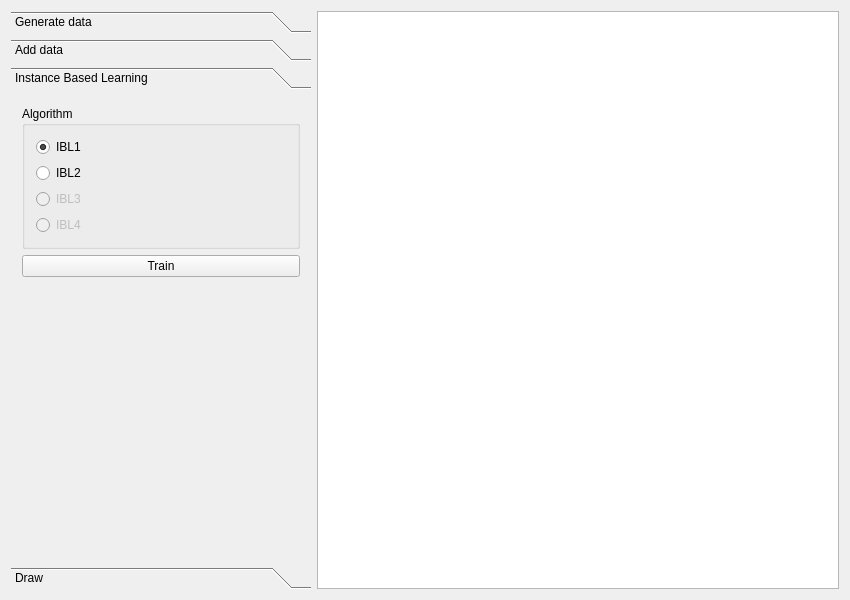
<?xml version="1.0" encoding="UTF-8"?>
<ui version="4.0">
 <class>MainWindow</class>
 <widget class="QMainWindow" name="MainWindow">
  <property name="geometry">
   <rect>
    <x>0</x>
    <y>0</y>
    <width>850</width>
    <height>600</height>
   </rect>
  </property>
  <property name="windowTitle">
   <string>MainWindow</string>
  </property>
  <widget class="QWidget" name="centralWidget">
   <layout class="QHBoxLayout" name="horizontalLayout">
    <item>
     <widget class="QToolBox" name="ToolBox">
      <property name="sizePolicy">
       <sizepolicy hsizetype="Preferred" vsizetype="Preferred">
        <horstretch>0</horstretch>
        <verstretch>0</verstretch>
       </sizepolicy>
      </property>
      <property name="minimumSize">
       <size>
        <width>300</width>
        <height>400</height>
       </size>
      </property>
      <property name="maximumSize">
       <size>
        <width>300</width>
        <height>16777215</height>
       </size>
      </property>
      <property name="currentIndex">
       <number>2</number>
      </property>
      <widget class="QWidget" name="page">
       <property name="geometry">
        <rect>
         <x>0</x>
         <y>0</y>
         <width>300</width>
         <height>453</height>
        </rect>
       </property>
       <attribute name="label">
        <string>Generate data</string>
       </attribute>
       <layout class="QVBoxLayout" name="verticalLayout_2">
        <item>
         <widget class="QTabWidget" name="GenerateDataTabWidget">
          <property name="currentIndex">
           <number>1</number>
          </property>
          <widget class="QWidget" name="tab_2">
           <attribute name="title">
            <string>Random</string>
           </attribute>
           <layout class="QVBoxLayout" name="verticalLayout_3">
            <item>
             <layout class="QHBoxLayout" name="horizontalLayout_12">
              <item>
               <widget class="QLabel" name="RandomNumberOfPointsLabel">
                <property name="text">
                 <string>Number of points</string>
                </property>
               </widget>
              </item>
              <item>
               <widget class="QSpinBox" name="RandomNumberOfPointsSpinBox">
                <property name="minimum">
                 <number>1</number>
                </property>
                <property name="maximum">
                 <number>999999999</number>
                </property>
                <property name="value">
                 <number>100</number>
                </property>
               </widget>
              </item>
             </layout>
            </item>
            <item>
             <layout class="QHBoxLayout" name="horizontalLayout_3">
              <item>
               <widget class="QLabel" name="RandomNumberOfVariablesLabel">
                <property name="text">
                 <string>Number of variables</string>
                </property>
               </widget>
              </item>
              <item>
               <widget class="QSpinBox" name="RandomNumberOfVariablesSpinBox">
                <property name="enabled">
                 <bool>false</bool>
                </property>
                <property name="minimum">
                 <number>1</number>
                </property>
                <property name="maximum">
                 <number>99</number>
                </property>
                <property name="value">
                 <number>2</number>
                </property>
               </widget>
              </item>
             </layout>
            </item>
            <item>
             <widget class="QGroupBox" name="groupBox">
              <property name="title">
               <string>Variables values</string>
              </property>
              <layout class="QVBoxLayout" name="verticalLayout_5">
               <item>
                <layout class="QHBoxLayout" name="horizontalLayout_4">
                 <item>
                  <widget class="QLabel" name="RandomVariableMinimumLabel1">
                   <property name="text">
                    <string>Minimum</string>
                   </property>
                  </widget>
                 </item>
                 <item>
                  <widget class="QSpinBox" name="RandomVariableMinimumValue1">
                   <property name="maximumSize">
                    <size>
                     <width>50</width>
                     <height>16777215</height>
                    </size>
                   </property>
                   <property name="minimum">
                    <number>-999999999</number>
                   </property>
                   <property name="maximum">
                    <number>999999999</number>
                   </property>
                  </widget>
                 </item>
                 <item>
                  <widget class="QLabel" name="RandomVariableMaximumLabel1">
                   <property name="text">
                    <string>Maximum</string>
                   </property>
                  </widget>
                 </item>
                 <item>
                  <widget class="QSpinBox" name="RandomVariableMaximumValue1">
                   <property name="maximumSize">
                    <size>
                     <width>50</width>
                     <height>16777215</height>
                    </size>
                   </property>
                   <property name="minimum">
                    <number>-999999999</number>
                   </property>
                   <property name="maximum">
                    <number>999999999</number>
                   </property>
                   <property name="value">
                    <number>500</number>
                   </property>
                  </widget>
                 </item>
                </layout>
               </item>
              </layout>
             </widget>
            </item>
            <item>
             <widget class="QPushButton" name="RandomGenerateButton">
              <property name="text">
               <string>Generate</string>
              </property>
             </widget>
            </item>
            <item>
             <spacer name="verticalSpacer_3">
              <property name="orientation">
               <enum>Qt::Vertical</enum>
              </property>
              <property name="sizeHint" stdset="0">
               <size>
                <width>20</width>
                <height>40</height>
               </size>
              </property>
             </spacer>
            </item>
           </layout>
          </widget>
          <widget class="QWidget" name="tab_3">
           <attribute name="title">
            <string>Spiral</string>
           </attribute>
           <layout class="QVBoxLayout" name="verticalLayout_6">
            <item>
             <widget class="QGroupBox" name="SpiralXGroupBox">
              <property name="title">
               <string>X</string>
              </property>
              <layout class="QHBoxLayout" name="horizontalLayout_5">
               <item>
                <widget class="QLabel" name="SpiralMinimumXLabel">
                 <property name="text">
                  <string>Minimum</string>
                 </property>
                </widget>
               </item>
               <item>
                <widget class="QSpinBox" name="SpiralMinimumXSpinBox">
                 <property name="maximumSize">
                  <size>
                   <width>50</width>
                   <height>16777215</height>
                  </size>
                 </property>
                 <property name="minimum">
                  <number>-999999999</number>
                 </property>
                 <property name="maximum">
                  <number>999999999</number>
                 </property>
                </widget>
               </item>
               <item>
                <widget class="QLabel" name="SpiralMaximumXLabel">
                 <property name="text">
                  <string>Maximum</string>
                 </property>
                </widget>
               </item>
               <item>
                <widget class="QSpinBox" name="SpiralMaximumXSpinBox">
                 <property name="maximumSize">
                  <size>
                   <width>50</width>
                   <height>16777215</height>
                  </size>
                 </property>
                 <property name="minimum">
                  <number>-999999999</number>
                 </property>
                 <property name="maximum">
                  <number>999999999</number>
                 </property>
                 <property name="value">
                  <number>500</number>
                 </property>
                </widget>
               </item>
              </layout>
             </widget>
            </item>
            <item>
             <widget class="QGroupBox" name="SpiralYGroupBox">
              <property name="title">
               <string>Y</string>
              </property>
              <layout class="QHBoxLayout" name="horizontalLayout_6">
               <item>
                <widget class="QLabel" name="SpiralMinimumYLabel">
                 <property name="text">
                  <string>Minimum</string>
                 </property>
                </widget>
               </item>
               <item>
                <widget class="QSpinBox" name="SpiralMinimumYSpinBox">
                 <property name="maximumSize">
                  <size>
                   <width>50</width>
                   <height>16777215</height>
                  </size>
                 </property>
                 <property name="minimum">
                  <number>-999999999</number>
                 </property>
                 <property name="maximum">
                  <number>999999999</number>
                 </property>
                </widget>
               </item>
               <item>
                <widget class="QLabel" name="SpiralMaximumYLabel">
                 <property name="text">
                  <string>Maximum</string>
                 </property>
                </widget>
               </item>
               <item>
                <widget class="QSpinBox" name="SpiralMaximumYSpinBox">
                 <property name="maximumSize">
                  <size>
                   <width>50</width>
                   <height>16777215</height>
                  </size>
                 </property>
                 <property name="minimum">
                  <number>-999999999</number>
                 </property>
                 <property name="maximum">
                  <number>999999999</number>
                 </property>
                 <property name="value">
                  <number>500</number>
                 </property>
                </widget>
               </item>
              </layout>
             </widget>
            </item>
            <item>
             <widget class="QGroupBox" name="SpiralRadiusGroupBox">
              <property name="title">
               <string>Radius</string>
              </property>
              <layout class="QHBoxLayout" name="horizontalLayout_7">
               <item>
                <widget class="QLabel" name="SpiralRadiusBaseLabel">
                 <property name="text">
                  <string>Base</string>
                 </property>
                </widget>
               </item>
               <item>
                <widget class="QSpinBox" name="SpiralRadiusBaseSpinBox">
                 <property name="maximumSize">
                  <size>
                   <width>50</width>
                   <height>16777215</height>
                  </size>
                 </property>
                 <property name="minimum">
                  <number>1</number>
                 </property>
                 <property name="maximum">
                  <number>999999999</number>
                 </property>
                </widget>
               </item>
               <item>
                <widget class="QLabel" name="SpiralRadiusIncreaseFactorLabel">
                 <property name="text">
                  <string>Increase factor</string>
                 </property>
                </widget>
               </item>
               <item>
                <widget class="QDoubleSpinBox" name="SpiralRadiusIncreaseFactorSpinBox">
                 <property name="maximumSize">
                  <size>
                   <width>50</width>
                   <height>16777215</height>
                  </size>
                 </property>
                 <property name="decimals">
                  <number>3</number>
                 </property>
                 <property name="minimum">
                  <double>1.001000000000000</double>
                 </property>
                 <property name="maximum">
                  <double>999999999.000000000000000</double>
                 </property>
                 <property name="singleStep">
                  <double>0.000000000000000</double>
                 </property>
                 <property name="value">
                  <double>1.618000000000000</double>
                 </property>
                </widget>
               </item>
              </layout>
             </widget>
            </item>
            <item>
             <layout class="QHBoxLayout" name="horizontalLayout_8">
              <item>
               <widget class="QLabel" name="SpiralNoiseLabel">
                <property name="text">
                 <string>Noise</string>
                </property>
               </widget>
              </item>
              <item>
               <widget class="QSpinBox" name="SpiralNoiseSpinBox">
                <property name="maximumSize">
                 <size>
                  <width>50</width>
                  <height>16777215</height>
                 </size>
                </property>
                <property name="minimum">
                 <number>0</number>
                </property>
                <property name="maximum">
                 <number>999999999</number>
                </property>
               </widget>
              </item>
             </layout>
            </item>
            <item>
             <widget class="QPushButton" name="SpiralGenerateButton">
              <property name="text">
               <string>Generate Simple</string>
              </property>
             </widget>
            </item>
            <item>
             <widget class="QPushButton" name="SpiralGenerateDouble">
              <property name="text">
               <string>Generate Double</string>
              </property>
             </widget>
            </item>
            <item>
             <spacer name="verticalSpacer_2">
              <property name="orientation">
               <enum>Qt::Vertical</enum>
              </property>
              <property name="sizeHint" stdset="0">
               <size>
                <width>20</width>
                <height>40</height>
               </size>
              </property>
             </spacer>
            </item>
           </layout>
          </widget>
          <widget class="QWidget" name="tab">
           <attribute name="title">
            <string>From file</string>
           </attribute>
           <layout class="QVBoxLayout" name="verticalLayout">
            <item>
             <layout class="QHBoxLayout" name="horizontalLayout_2">
              <item>
               <widget class="QLineEdit" name="FilePathTextBox">
                <property name="sizePolicy">
                 <sizepolicy hsizetype="Minimum" vsizetype="Fixed">
                  <horstretch>0</horstretch>
                  <verstretch>0</verstretch>
                 </sizepolicy>
                </property>
               </widget>
              </item>
              <item>
               <widget class="QToolButton" name="FileBrowserButton">
                <property name="text">
                 <string>...</string>
                </property>
               </widget>
              </item>
             </layout>
            </item>
            <item>
             <widget class="QPushButton" name="OpenFileButton">
              <property name="text">
               <string>Open file</string>
              </property>
             </widget>
            </item>
            <item>
             <spacer name="verticalSpacer">
              <property name="orientation">
               <enum>Qt::Vertical</enum>
              </property>
              <property name="sizeHint" stdset="0">
               <size>
                <width>20</width>
                <height>414</height>
               </size>
              </property>
             </spacer>
            </item>
           </layout>
          </widget>
         </widget>
        </item>
        <item>
         <widget class="QPushButton" name="ClearPushButton">
          <property name="text">
           <string>Clear</string>
          </property>
         </widget>
        </item>
       </layout>
      </widget>
      <widget class="QWidget" name="page_2">
       <property name="geometry">
        <rect>
         <x>0</x>
         <y>0</y>
         <width>157</width>
         <height>299</height>
        </rect>
       </property>
       <attribute name="label">
        <string>Add data</string>
       </attribute>
       <layout class="QVBoxLayout" name="verticalLayout_7">
        <item>
         <widget class="QGroupBox" name="groupBox_4">
          <property name="title">
           <string>Distance metric</string>
          </property>
          <layout class="QVBoxLayout" name="verticalLayout_8">
           <item>
            <widget class="QRadioButton" name="EuclidianRadioButton">
             <property name="text">
              <string>Euclidian Distance</string>
             </property>
             <property name="checked">
              <bool>true</bool>
             </property>
            </widget>
           </item>
           <item>
            <widget class="QRadioButton" name="ManhattanRadioButton">
             <property name="text">
              <string>Manhattan Distance</string>
             </property>
            </widget>
           </item>
          </layout>
         </widget>
        </item>
        <item>
         <widget class="QGroupBox" name="groupBox_5">
          <property name="title">
           <string>Compare method</string>
          </property>
          <layout class="QVBoxLayout" name="verticalLayout_9">
           <item>
            <widget class="QRadioButton" name="NNRadioButton">
             <property name="text">
              <string>NN</string>
             </property>
             <property name="checked">
              <bool>true</bool>
             </property>
            </widget>
           </item>
           <item>
            <layout class="QHBoxLayout" name="horizontalLayout_9">
             <item>
              <widget class="QRadioButton" name="kNNRadioButton">
               <property name="text">
                <string>kNN</string>
               </property>
              </widget>
             </item>
             <item>
              <widget class="QLabel" name="label">
               <property name="text">
                <string>k:</string>
               </property>
               <property name="alignment">
                <set>Qt::AlignRight|Qt::AlignTrailing|Qt::AlignVCenter</set>
               </property>
              </widget>
             </item>
             <item>
              <widget class="QSpinBox" name="kNNSpinBox">
               <property name="minimum">
                <number>1</number>
               </property>
               <property name="value">
                <number>3</number>
               </property>
              </widget>
             </item>
            </layout>
           </item>
          </layout>
         </widget>
        </item>
        <item>
         <widget class="QGroupBox" name="groupBox_2">
          <property name="title">
           <string>Datum</string>
          </property>
          <layout class="QVBoxLayout" name="verticalLayout_10">
           <item>
            <layout class="QHBoxLayout" name="horizontalLayout_11">
             <item>
              <widget class="QLabel" name="AddDataXLabel">
               <property name="text">
                <string>X</string>
               </property>
              </widget>
             </item>
             <item>
              <widget class="QDoubleSpinBox" name="AddDataXSpinBox">
               <property name="minimum">
                <double>-999999999.000000000000000</double>
               </property>
               <property name="maximum">
                <double>999999999.000000000000000</double>
               </property>
               <property name="value">
                <double>250.000000000000000</double>
               </property>
              </widget>
             </item>
            </layout>
           </item>
           <item>
            <layout class="QHBoxLayout" name="horizontalLayout_10">
             <item>
              <widget class="QLabel" name="AddDataYLabel">
               <property name="text">
                <string>Y</string>
               </property>
              </widget>
             </item>
             <item>
              <widget class="QDoubleSpinBox" name="AddDataYSpinBox">
               <property name="minimum">
                <double>-999999999.000000000000000</double>
               </property>
               <property name="maximum">
                <double>999999999.000000000000000</double>
               </property>
               <property name="value">
                <double>250.000000000000000</double>
               </property>
              </widget>
             </item>
            </layout>
           </item>
          </layout>
         </widget>
        </item>
        <item>
         <widget class="QPushButton" name="InsertAndClassifyButton">
          <property name="text">
           <string>Insert and classify</string>
          </property>
         </widget>
        </item>
        <item>
         <spacer name="verticalSpacer_4">
          <property name="orientation">
           <enum>Qt::Vertical</enum>
          </property>
          <property name="sizeHint" stdset="0">
           <size>
            <width>20</width>
            <height>40</height>
           </size>
          </property>
         </spacer>
        </item>
       </layout>
      </widget>
      <widget class="QWidget" name="page_4">
       <property name="geometry">
        <rect>
         <x>0</x>
         <y>0</y>
         <width>300</width>
         <height>453</height>
        </rect>
       </property>
       <attribute name="label">
        <string>Instance Based Learning</string>
       </attribute>
       <layout class="QVBoxLayout" name="verticalLayout_12">
        <item>
         <widget class="QGroupBox" name="IBLAlgorithmGroupBox">
          <property name="title">
           <string>Algorithm</string>
          </property>
          <layout class="QVBoxLayout" name="verticalLayout_11">
           <item>
            <widget class="QRadioButton" name="IBLAlgorithm1RadioButton">
             <property name="text">
              <string>IBL1</string>
             </property>
             <property name="checked">
              <bool>true</bool>
             </property>
            </widget>
           </item>
           <item>
            <widget class="QRadioButton" name="IBLAlgorithm2RadioButton">
             <property name="text">
              <string>IBL2</string>
             </property>
            </widget>
           </item>
           <item>
            <widget class="QRadioButton" name="IBLAlgorithm3RadioButton">
             <property name="enabled">
              <bool>false</bool>
             </property>
             <property name="text">
              <string>IBL3</string>
             </property>
            </widget>
           </item>
           <item>
            <widget class="QRadioButton" name="IBLAlgorithm4RadioButton">
             <property name="enabled">
              <bool>false</bool>
             </property>
             <property name="text">
              <string>IBL4</string>
             </property>
            </widget>
           </item>
          </layout>
         </widget>
        </item>
        <item>
         <widget class="QPushButton" name="IBLTrainButton">
          <property name="text">
           <string>Train</string>
          </property>
         </widget>
        </item>
        <item>
         <spacer name="verticalSpacer_6">
          <property name="orientation">
           <enum>Qt::Vertical</enum>
          </property>
          <property name="sizeHint" stdset="0">
           <size>
            <width>20</width>
            <height>278</height>
           </size>
          </property>
         </spacer>
        </item>
       </layout>
      </widget>
      <widget class="QWidget" name="page_3">
       <property name="geometry">
        <rect>
         <x>0</x>
         <y>0</y>
         <width>164</width>
         <height>156</height>
        </rect>
       </property>
       <attribute name="label">
        <string>Draw</string>
       </attribute>
       <layout class="QVBoxLayout" name="verticalLayout_4">
        <item>
         <widget class="QCheckBox" name="DrawDataPointsCheckBox">
          <property name="text">
           <string>Data Points</string>
          </property>
          <property name="checked">
           <bool>true</bool>
          </property>
         </widget>
        </item>
        <item>
         <widget class="QCheckBox" name="DrawConceptualDescriptorCheckBox">
          <property name="text">
           <string>Conceptual descriptor</string>
          </property>
         </widget>
        </item>
        <item>
         <widget class="QCheckBox" name="DrawIncorrectlyClassifiedDataCheckBox">
          <property name="text">
           <string>Incorrectly classified data</string>
          </property>
         </widget>
        </item>
        <item>
         <widget class="QCheckBox" name="DrawDelaunayTrianglesCheckBox">
          <property name="text">
           <string>Delaunay Triangles</string>
          </property>
         </widget>
        </item>
        <item>
         <widget class="QCheckBox" name="DrawDelaunayCirclesCheckBox">
          <property name="text">
           <string>Delaunay Circles</string>
          </property>
         </widget>
        </item>
        <item>
         <widget class="QCheckBox" name="DrawVoronoiCheckBox">
          <property name="text">
           <string>Voronoi Diagram</string>
          </property>
         </widget>
        </item>
        <item>
         <spacer name="verticalSpacer_5">
          <property name="orientation">
           <enum>Qt::Vertical</enum>
          </property>
          <property name="sizeHint" stdset="0">
           <size>
            <width>20</width>
            <height>372</height>
           </size>
          </property>
         </spacer>
        </item>
       </layout>
      </widget>
     </widget>
    </item>
    <item>
     <widget class="QGraphicsView" name="DrawingArea">
      <property name="minimumSize">
       <size>
        <width>400</width>
        <height>400</height>
       </size>
      </property>
     </widget>
    </item>
   </layout>
  </widget>
  <widget class="QMenuBar" name="menuBar">
   <property name="geometry">
    <rect>
     <x>0</x>
     <y>0</y>
     <width>850</width>
     <height>21</height>
    </rect>
   </property>
  </widget>
 </widget>
 <layoutdefault spacing="6" margin="11"/>
 <resources/>
 <connections>
  <connection>
   <sender>FileBrowserButton</sender>
   <signal>clicked()</signal>
   <receiver>MainWindow</receiver>
   <slot>showFileDialog()</slot>
   <hints>
    <hint type="sourcelabel">
     <x>109</x>
     <y>97</y>
    </hint>
    <hint type="destinationlabel">
     <x>150</x>
     <y>26</y>
    </hint>
   </hints>
  </connection>
  <connection>
   <sender>MainWindow</sender>
   <signal>fileSelected(QString)</signal>
   <receiver>FilePathTextBox</receiver>
   <slot>setText(QString)</slot>
   <hints>
    <hint type="sourcelabel">
     <x>170</x>
     <y>26</y>
    </hint>
    <hint type="destinationlabel">
     <x>78</x>
     <y>97</y>
    </hint>
   </hints>
  </connection>
  <connection>
   <sender>RandomGenerateButton</sender>
   <signal>clicked()</signal>
   <receiver>MainWindow</receiver>
   <slot>generateRandomSet()</slot>
   <hints>
    <hint type="sourcelabel">
     <x>110</x>
     <y>214</y>
    </hint>
    <hint type="destinationlabel">
     <x>314</x>
     <y>598</y>
    </hint>
   </hints>
  </connection>
  <connection>
   <sender>SpiralGenerateButton</sender>
   <signal>clicked()</signal>
   <receiver>MainWindow</receiver>
   <slot>generateSpiral()</slot>
   <hints>
    <hint type="sourcelabel">
     <x>110</x>
     <y>108</y>
    </hint>
    <hint type="destinationlabel">
     <x>297</x>
     <y>27</y>
    </hint>
   </hints>
  </connection>
  <connection>
   <sender>SpiralGenerateDouble</sender>
   <signal>clicked()</signal>
   <receiver>MainWindow</receiver>
   <slot>generateDoubleSpiral()</slot>
   <hints>
    <hint type="sourcelabel">
     <x>110</x>
     <y>111</y>
    </hint>
    <hint type="destinationlabel">
     <x>312</x>
     <y>47</y>
    </hint>
   </hints>
  </connection>
  <connection>
   <sender>OpenFileButton</sender>
   <signal>clicked()</signal>
   <receiver>MainWindow</receiver>
   <slot>openFile()</slot>
   <hints>
    <hint type="sourcelabel">
     <x>110</x>
     <y>102</y>
    </hint>
    <hint type="destinationlabel">
     <x>311</x>
     <y>76</y>
    </hint>
   </hints>
  </connection>
  <connection>
   <sender>ClearPushButton</sender>
   <signal>clicked()</signal>
   <receiver>MainWindow</receiver>
   <slot>clear()</slot>
   <hints>
    <hint type="sourcelabel">
     <x>190</x>
     <y>500</y>
    </hint>
    <hint type="destinationlabel">
     <x>312</x>
     <y>519</y>
    </hint>
   </hints>
  </connection>
  <connection>
   <sender>InsertAndClassifyButton</sender>
   <signal>clicked()</signal>
   <receiver>MainWindow</receiver>
   <slot>insertAndClassify()</slot>
   <hints>
    <hint type="sourcelabel">
     <x>252</x>
     <y>367</y>
    </hint>
    <hint type="destinationlabel">
     <x>311</x>
     <y>305</y>
    </hint>
   </hints>
  </connection>
  <connection>
   <sender>DrawDelaunayTrianglesCheckBox</sender>
   <signal>toggled(bool)</signal>
   <receiver>MainWindow</receiver>
   <slot>redraw()</slot>
   <hints>
    <hint type="sourcelabel">
     <x>114</x>
     <y>232</y>
    </hint>
    <hint type="destinationlabel">
     <x>314</x>
     <y>139</y>
    </hint>
   </hints>
  </connection>
  <connection>
   <sender>DrawDataPointsCheckBox</sender>
   <signal>toggled(bool)</signal>
   <receiver>MainWindow</receiver>
   <slot>redraw()</slot>
   <hints>
    <hint type="sourcelabel">
     <x>83</x>
     <y>163</y>
    </hint>
    <hint type="destinationlabel">
     <x>313</x>
     <y>129</y>
    </hint>
   </hints>
  </connection>
  <connection>
   <sender>DrawDelaunayCirclesCheckBox</sender>
   <signal>toggled(bool)</signal>
   <receiver>MainWindow</receiver>
   <slot>redraw()</slot>
   <hints>
    <hint type="sourcelabel">
     <x>92</x>
     <y>255</y>
    </hint>
    <hint type="destinationlabel">
     <x>314</x>
     <y>200</y>
    </hint>
   </hints>
  </connection>
  <connection>
   <sender>DrawVoronoiCheckBox</sender>
   <signal>toggled(bool)</signal>
   <receiver>MainWindow</receiver>
   <slot>redraw()</slot>
   <hints>
    <hint type="sourcelabel">
     <x>67</x>
     <y>278</y>
    </hint>
    <hint type="destinationlabel">
     <x>311</x>
     <y>250</y>
    </hint>
   </hints>
  </connection>
  <connection>
   <sender>DrawIncorrectlyClassifiedDataCheckBox</sender>
   <signal>toggled(bool)</signal>
   <receiver>MainWindow</receiver>
   <slot>redraw()</slot>
   <hints>
    <hint type="sourcelabel">
     <x>71</x>
     <y>206</y>
    </hint>
    <hint type="destinationlabel">
     <x>313</x>
     <y>170</y>
    </hint>
   </hints>
  </connection>
  <connection>
   <sender>DrawConceptualDescriptorCheckBox</sender>
   <signal>toggled(bool)</signal>
   <receiver>MainWindow</receiver>
   <slot>redraw()</slot>
   <hints>
    <hint type="sourcelabel">
     <x>253</x>
     <y>180</y>
    </hint>
    <hint type="destinationlabel">
     <x>310</x>
     <y>366</y>
    </hint>
   </hints>
  </connection>
  <connection>
   <sender>IBLTrainButton</sender>
   <signal>clicked()</signal>
   <receiver>MainWindow</receiver>
   <slot>trainWithData()</slot>
   <hints>
    <hint type="sourcelabel">
     <x>230</x>
     <y>260</y>
    </hint>
    <hint type="destinationlabel">
     <x>312</x>
     <y>284</y>
    </hint>
   </hints>
  </connection>
 </connections>
 <slots>
  <signal>fileSelected(QString)</signal>
  <slot>showFileDialog()</slot>
  <slot>generateRandomSet()</slot>
  <slot>generateSpiral()</slot>
  <slot>generateDoubleSpiral()</slot>
  <slot>openFile()</slot>
  <slot>clear()</slot>
  <slot>insertAndClassify()</slot>
  <slot>drawDelaunayTriangles()</slot>
  <slot>drawVoronoiDiagram()</slot>
  <slot>drawDelaunayCircles()</slot>
  <slot>redraw()</slot>
  <slot>trainWithData()</slot>
 </slots>
</ui>
